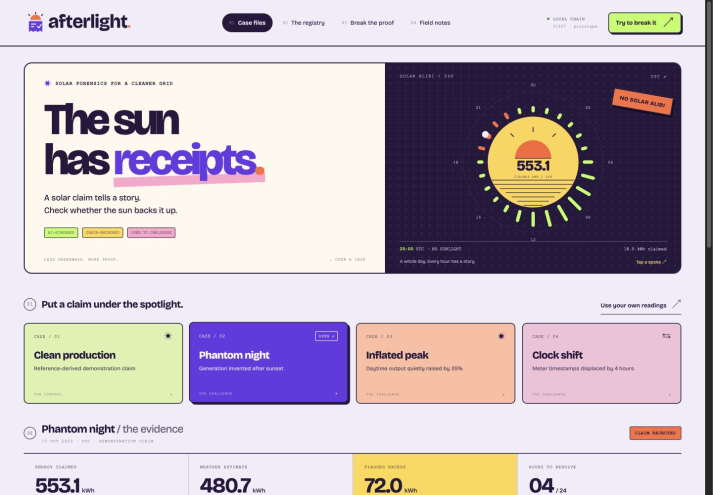
#> input picture artifacts/screenshots/01-overview.png, 1425 x 990 px, given in place of afterlight-logo-primary.png, which was not available (shown at 1/2 size)
$ python motion_demo.py
#> lines starting #> are read from the running program, lines starting #| are printed output that depends on the picture
"""AFTERLIGHT motion film: original vector animation, real UI captures, Deepgram and original score."""
from pathlib import Path
from functools import lru_cache
import argparse, json, math, re, subprocess, textwrap, wave
import numpy as np
from PIL import Image, ImageDraw, ImageFont
from score import compose, save_pcm, RATE

ROOT=Path(__file__).resolve().parents[1];OUT=ROOT/'artifacts';WORK=OUT/'video-frames/motion'
W,H,FPS=1920,1080,24
PAPER='#f3effa';INK='#2b1845';PURPLE='#713ce4';LIME='#c7ff74';CORAL='#ff784f';PINK='#ffafd1';YELLOW='#ffdd65';MUTED='#78688b';WHITE='#fffdf8'
ACCENTS=[YELLOW,CORAL,YELLOW,PINK,LIME,LIME,PURPLE,CORAL,PINK,LIME,YELLOW]
BRAND_LOGO=Image.open(OUT/'brand/afterlight-logo-primary.png').convert('RGBA');BRAND_LOGO.thumbnail((242,55),Image.Resampling.LANCZOS)
#> after `BRAND_LOGO.thumbnail((242, 55), Image.Resampling.LANCZOS)`:
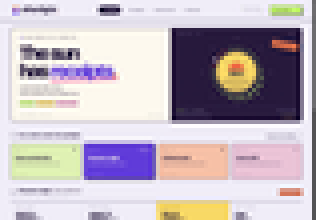
#> BRAND_LOGO: PIL image 79x55 RGBA (shown 4 times larger); mean R, G, B, A 194.6, 184, 192.5, 255
#> (the run stopped early here; a loop or call above may not have finished)

$ run again, on artifacts/screenshots/05-clean-profile.png
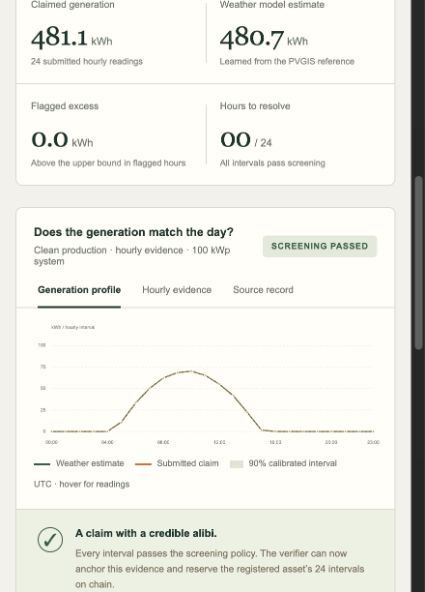
#> input picture artifacts/screenshots/05-clean-profile.png, 425 x 592 px, given in place of afterlight-logo-primary.png, which was not available
#> `BRAND_LOGO.thumbnail((242, 55), Image.Resampling.LANCZOS)`:
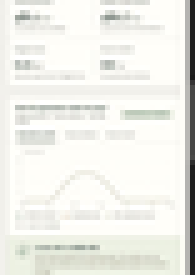
#> BRAND_LOGO: PIL image 39x55 RGBA (shown 5 times larger); mean R, G, B, A 237.5, 237.7, 231.7, 255

$ run again, on artifacts/screenshots/06-anchor.png
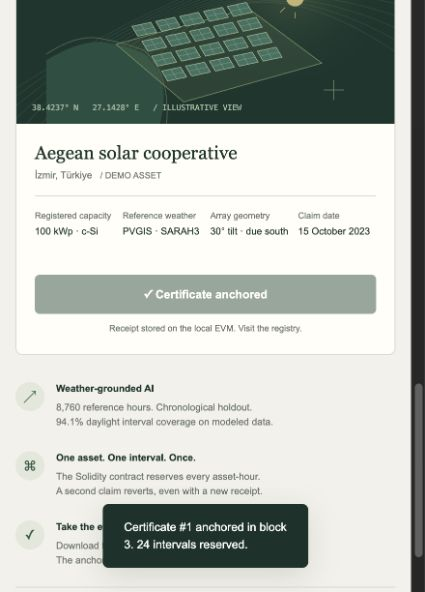
#> input picture artifacts/screenshots/06-anchor.png, 425 x 592 px, given in place of afterlight-logo-primary.png, which was not available
#> `BRAND_LOGO.thumbnail((242, 55), Image.Resampling.LANCZOS)`:
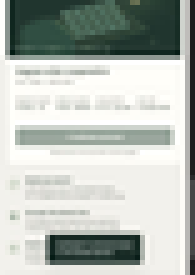
#> BRAND_LOGO: PIL image 39x55 RGBA (shown 5 times larger); mean R, G, B, A 183, 188.9, 182.6, 255

$ run again, on artifacts/screenshots/07-certificate.png
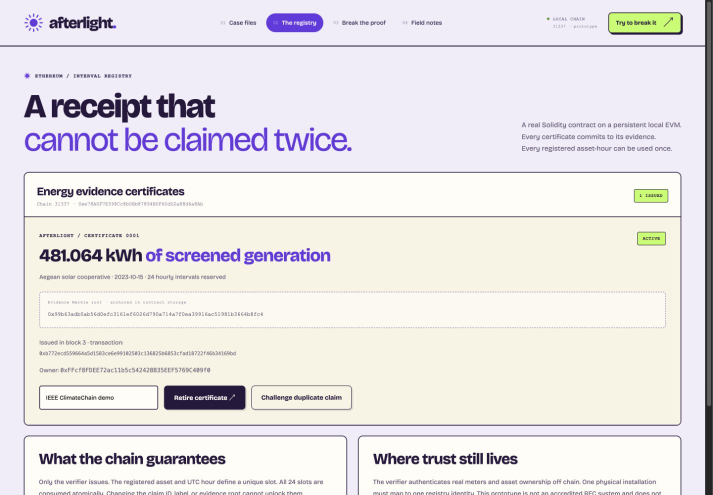
#> input picture artifacts/screenshots/07-certificate.png, 1425 x 990 px, given in place of afterlight-logo-primary.png, which was not available (shown at 1/2 size)
#> `BRAND_LOGO.thumbnail((242, 55), Image.Resampling.LANCZOS)`:
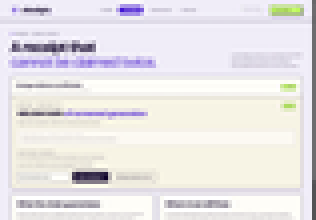
#> BRAND_LOGO: PIL image 79x55 RGBA (shown 4 times larger); mean R, G, B, A 232.6, 229.4, 230.7, 255
